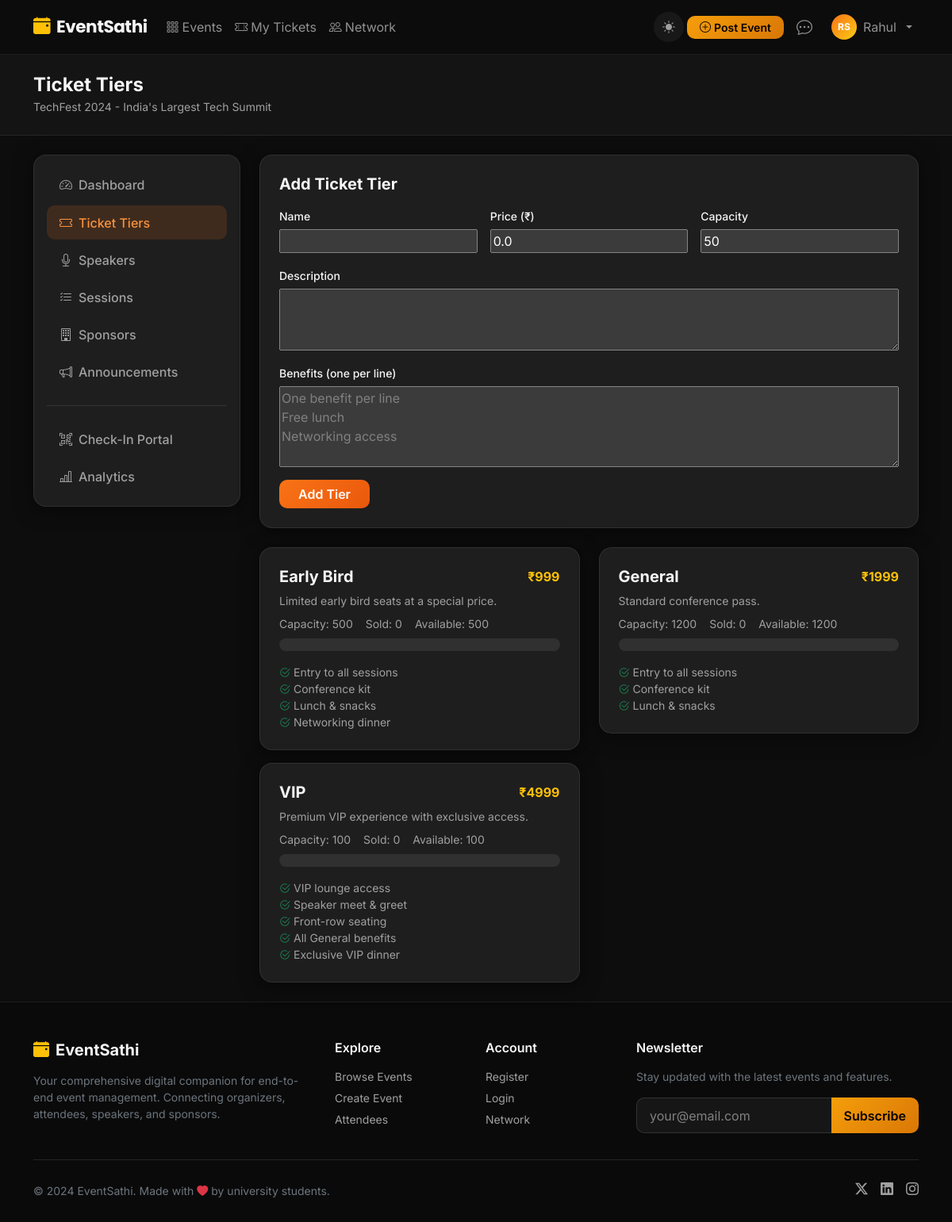
/events/techfest-2024/manage/tickets/ (signed in), run on the app's committed database.
### events/models.py (models this page shows, shortened)
class Event(models.Model):
    STATUS_CHOICES = [
        ('draft', 'Draft'),
        ('published', 'Published'),
        ('ongoing', 'Ongoing'),
        ('completed', 'Completed'),
        ('cancelled', 'Cancelled'),
    ]
    CATEGORY_CHOICES = [
        ('conference', 'Conference'),
        ('workshop', 'Workshop'),
        ('seminar', 'Seminar'),
        ('webinar', 'Webinar'),
        ('hackathon', 'Hackathon'),
        ('cultural', 'Cultural'),
        ('sports', 'Sports'),
        ('networking', 'Networking'),
        ('other', 'Other'),
    ]
    organizer = models.ForeignKey(User, on_delete=models.CASCADE, related_name='organized_events')
    title = models.CharField(max_length=300)
    slug = models.SlugField(max_length=300, unique=True)
    description = models.TextField()
    category = models.CharField(max_length=50, choices=CATEGORY_CHOICES, default='conference')
    banner = models.ImageField(upload_to='event_banners/', blank=True, null=True)
    start_date = models.DateTimeField()
    end_date = models.DateTimeField()
    registration_start = models.DateTimeField(blank=True, null=True)
    registration_end = models.DateTimeField(blank=True, null=True)
    venue = models.CharField(max_length=300)
    city = models.CharField(max_length=100)
    is_virtual = models.BooleanField(default=False)
    virtual_link = models.URLField(blank=True)
    max_capacity = models.PositiveIntegerField(default=100)
    status = models.CharField(max_length=20, choices=STATUS_CHOICES, default='published')
    is_featured = models.BooleanField(default=False)
    tags = models.CharField(max_length=500, blank=True)
    created_at = models.DateTimeField(auto_now_add=True)
    updated_at = models.DateTimeField(auto_now=True)
    class Meta:
        ordering = ['-start_date']

class TicketTier(models.Model):
    event = models.ForeignKey(Event, on_delete=models.CASCADE, related_name='ticket_tiers')
    name = models.CharField(max_length=100)
    description = models.TextField(blank=True)
    price = models.DecimalField(max_digits=10, decimal_places=2, default=0.00)
    capacity = models.PositiveIntegerField(default=50)
    benefits = models.TextField(blank=True, help_text='One benefit per line')
    is_active = models.BooleanField(default=True)
    def get_sold_count(self):
        return self.registrations.filter(status='confirmed').count()
    def get_available(self):
        return self.capacity - self.get_sold_count()
    def get_benefits_list(self):
        if self.benefits:
            return [b.strip() for b in self.benefits.split('\n') if b.strip()]
        return []

### events/views.py (the view)
# urls.py: path('<slug:slug>/manage/tickets/', views.manage_tickets, name='manage_tickets'),
@login_required
def manage_tickets(request, slug):
    event = get_object_or_404(Event, slug=slug, organizer=request.user)
    form = TicketTierForm(request.POST or None)
    if request.method == 'POST' and form.is_valid():
        tier = form.save(commit=False)
        tier.event = event
        tier.save()
        messages.success(request, 'Ticket tier added!')
        return redirect('manage_tickets', slug=slug)
    tiers = event.ticket_tiers.all()
    return render(request, 'events/manage/tickets.html', {'event': event, 'form': form, 'tiers': tiers})

### templates/events/manage/tickets.html (shortened to what this page needs)
{% extends 'base.html' %}
{% block content %}
<div class="py-4" style="background:var(--es-dark-2);border-bottom:1px solid var(--es-border);">
    <div class="container">
        <h4 class="fw-bold mb-0">Ticket Tiers</h4>
        <small class="text-muted">{{ event.title }}</small>
    </div>
</div>
<div class="container py-4">
    <div class="row gy-4">
        <div class="col-lg-3">
            <div class="card p-3 manage-sidebar">
                <nav class="nav flex-column gap-1">
                    <a class="nav-link" href="{% url 'event_manage' event.slug %}"><i class="bi bi-speedometer2 me-2"></i>Dashboard</a>
                    <a class="nav-link active" href="{% url 'manage_tickets' event.slug %}"><i class="bi bi-ticket me-2"></i>Ticket Tiers</a>
                    <a class="nav-link" href="{% url 'manage_speakers' event.slug %}"><i class="bi bi-mic me-2"></i>Speakers</a>
                    <a class="nav-link" href="{% url 'manage_sessions' event.slug %}"><i class="bi bi-list-check me-2"></i>Sessions</a>
                    <a class="nav-link" href="{% url 'manage_sponsors' event.slug %}"><i class="bi bi-building me-2"></i>Sponsors</a>
                    <a class="nav-link" href="{% url 'manage_announcements' event.slug %}"><i class="bi bi-megaphone me-2"></i>Announcements</a>
                    <hr class="border-secondary">
                    <a class="nav-link" href="{% url 'check_in' event.slug %}"><i class="bi bi-qr-code-scan me-2"></i>Check-In Portal</a>
                    <a class="nav-link" href="{% url 'event_analytics' event.slug %}"><i class="bi bi-bar-chart-line me-2"></i>Analytics</a>
                </nav>
            </div>
        </div>
        <div class="col-lg-9">
            <div class="card p-4 mb-4">
                <h5 class="fw-bold mb-3">Add Ticket Tier</h5>
                <form method="post" novalidate>
                    <div class="row g-3">
                        <div class="col-md-4"><label class="form-label small">Name</label>{{ form.name }}</div>
                        <div class="col-md-4"><label class="form-label small">Price (₹)</label>{{ form.price }}</div>
                        <div class="col-md-4"><label class="form-label small">Capacity</label>{{ form.capacity }}</div>
                        <div class="col-12"><label class="form-label small">Description</label>{{ form.description }}</div>
                        <div class="col-12"><label class="form-label small">Benefits (one per line)</label>{{ form.benefits }}</div>
                    </div>
                    <button type="submit" class="btn btn-primary mt-3 px-4">Add Tier</button>
                </form>
            </div>
            {% if tiers %}
            <div class="row gy-3">
                {% for tier in tiers %}
                <div class="col-md-6">
                    <div class="card p-4">
                        <div class="d-flex justify-content-between mb-2">
                            <h5 class="fw-bold mb-0">{{ tier.name }}</h5>
                            <span class="fw-bold text-warning">{% if tier.price == 0 %}Free{% else %}₹{{ tier.price|floatformat:0 }}{% endif %}</span>
                        </div>
                        {% if tier.description %}<p class="text-muted small mb-2">{{ tier.description }}</p>{% endif %}
                        <div class="d-flex gap-3 mb-2">
                            <small class="text-muted">Capacity: {{ tier.capacity }}</small>
                            <small class="text-muted">Sold: {{ tier.get_sold_count }}</small>
                            <small class="text-muted">Available: {{ tier.get_available }}</small>
                        </div>
                        <div class="progress mb-2"><div class="progress-bar" style="width:{% widthratio tier.get_sold_count tier.capacity 100 %}%"></div></div>
                        {% if tier.get_benefits_list %}
                        <ul class="list-unstyled small mb-0 mt-2">
                            {% for b in tier.get_benefits_list %}
                            <li class="text-muted"><i class="bi bi-check2-circle text-success me-1"></i>{{ b }}</li>
                            {% endfor %}
                        </ul>
                        {% endif %}
                    </div>
                </div>
                {% endfor %}
            </div>
            {% endif %}
        </div>
    </div>
</div>
{% endblock %}

### templates/base.html (shortened to what this page needs)
<!DOCTYPE html>
<html lang="en" data-theme="dark">
<head>
    <link href="https://cdn.jsdelivr.net/npm/bootstrap@5.3.2/dist/css/bootstrap.min.css" rel="stylesheet">
    <link href="https://cdn.jsdelivr.net/npm/bootstrap-icons@1.11.3/font/bootstrap-icons.css" rel="stylesheet">
    {% load static %}
    <link rel="stylesheet" href="{% static 'css/style.css' %}">
</head>
<body>
<nav class="navbar navbar-expand-lg navbar-dark sticky-top" id="mainNav">
    <div class="container">
        <a class="navbar-brand fw-bold" href="{% url 'home' %}">
            <i class="bi bi-calendar-event-fill me-2 text-warning"></i>EventSathi
        </a>
        <div class="collapse navbar-collapse" id="navbarNav">
            <ul class="navbar-nav me-auto">
                <li class="nav-item">
                    <a class="nav-link" href="{% url 'event_list' %}"><i class="bi bi-grid-3x3-gap me-1"></i>Events</a>
                </li>
                {% if user.is_authenticated %}
                <li class="nav-item">
                    <a class="nav-link" href="{% url 'my_tickets' %}"><i class="bi bi-ticket-perforated me-1"></i>My Tickets</a>
                </li>
                <li class="nav-item">
                    <a class="nav-link" href="{% url 'network_hub' %}"><i class="bi bi-people me-1"></i>Network</a>
                </li>
                {% endif %}
            </ul>
            <ul class="navbar-nav ms-auto align-items-center">
                <li class="nav-item me-1">
                    <button class="theme-toggle border-0" id="themeToggle" title="Toggle light/dark mode">
                        <i class="bi bi-moon-stars-fill" id="themeIcon"></i>
                    </button>
                </li>
                {% if user.is_authenticated %}
                {% with profile=user.profile %}
                {% if profile.role == 'organizer' or user.is_staff %}
                <li class="nav-item me-2">
                    <a class="btn btn-warning btn-sm px-3 fw-semibold" href="{% url 'event_create' %}">
                        <i class="bi bi-plus-circle me-1"></i>Post Event
                    </a>
                </li>
                {% endif %}
                {% endwith %}
                <li class="nav-item me-2">
                    <a class="nav-link position-relative" href="{% url 'messages_list' %}">
                        <i class="bi bi-chat-dots fs-5"></i>
                    </a>
                </li>
                <li class="nav-item dropdown">
                    <a class="nav-link dropdown-toggle d-flex align-items-center gap-2" href="#" data-bs-toggle="dropdown">
                        <div class="avatar-sm">{{ user.first_name|first|upper }}{{ user.last_name|first|upper }}</div>
                        <span>{{ user.first_name|default:user.username }}</span>
                    </a>
                </li>
                {% endif %}
            </ul>
        </div>
    </div>
</nav>
{% block content %}{% endblock %}
<footer class="footer mt-auto">
    <div class="container">
        <div class="row gy-4">
            <div class="col-lg-4">
                <h5 class="fw-bold text-white mb-3"><i class="bi bi-calendar-event-fill me-2 text-warning"></i>EventSathi</h5>
                <p class="text-secondary small">Your comprehensive digital companion for end-to-end event management. Connecting organizers, attendees, speakers, and sponsors.</p>
            </div>
            <div class="col-lg-2 col-6">
                <h6 class="text-white fw-semibold mb-3">Explore</h6>
                <ul class="list-unstyled small">
                    <li><a href="{% url 'event_list' %}" class="footer-link">Browse Events</a></li>
                    <li><a href="{% url 'event_create' %}" class="footer-link">Create Event</a></li>
                    <li><a href="{% url 'attendees_list' %}" class="footer-link">Attendees</a></li>
                </ul>
            </div>
            <div class="col-lg-2 col-6">
                <h6 class="text-white fw-semibold mb-3">Account</h6>
                <ul class="list-unstyled small">
                    <li><a href="{% url 'register' %}" class="footer-link">Register</a></li>
                    <li><a href="{% url 'login' %}" class="footer-link">Login</a></li>
                    <li><a href="{% url 'network_hub' %}" class="footer-link">Network</a></li>
                </ul>
            </div>
            <div class="col-lg-4">
                <h6 class="text-white fw-semibold mb-3">Newsletter</h6>
                <p class="text-secondary small">Stay updated with the latest events and features.</p>
                <div class="input-group">
                    <input type="email" class="form-control bg-dark border-secondary text-white" placeholder="your@email.com">
                    <button class="btn btn-warning px-3">Subscribe</button>
                </div>
            </div>
        </div>
        <hr class="border-secondary mt-4">
        <div class="d-flex flex-wrap justify-content-between align-items-center py-2">
            <p class="text-secondary small mb-0">&copy; 2024 EventSathi. Made with <i class="bi bi-heart-fill text-danger"></i> by university students.</p>
            <div class="d-flex gap-3">
                <a href="#" class="footer-link"><i class="bi bi-twitter-x"></i></a>
                <a href="#" class="footer-link"><i class="bi bi-linkedin"></i></a>
                <a href="#" class="footer-link"><i class="bi bi-instagram"></i></a>
            </div>
        </div>
    </div>
</footer>
</body>
</html>

### data on the page
Event: title "TechFest 2024 - India's Largest Tech Summit"
TicketTier: name "Early Bird", price "999", description "Limited early bird seats at a special price.", capacity "500", get_sold_count "0", get_available "500", get_benefits_list "Entry to all sessions" "Conference kit" "Lunch & snacks" "Networking dinner"
TicketTier: name "General", price "1999", description "Standard conference pass.", capacity "1200", get_sold_count "0", get_available "1200", get_benefits_list "Entry to all sessions" "Conference kit" "Lunch & snacks"
TicketTier: name "VIP", price "4999", description "Premium VIP experience with exclusive access.", capacity "100", get_sold_count "0", get_available "100", get_benefits_list "VIP lounge access" "Speaker meet & greet" "Front-row seating" "All General benefits" "Exclusive VIP dinner"

### other printed values
{{ user.first_name|first|upper }} "R"
{{ user.last_name|first|upper }} "S"
{{ user.first_name|default:user.username }} "Rahul"
